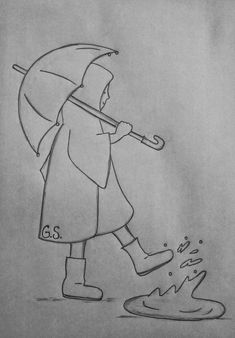
#> input picture Program/downloaded_images/downloaded_image.jpg, 235 x 338 px
$ python Ascii.py
#> lines starting #> are read from the running program, lines starting #| are printed output that depends on the picture
# ==========================================================
# Nama Skrip: ASCII.py
# Deskripsi: Skrip ini menyediakan pilihan untuk membuat ASCII dari gambar Offline dan Online.
# Pembuat: [SCREENLAVERS]
# Tanggal: [27-10-2024]
# ==========================================================

import os
import time
import platform
import subprocess
import requests
from PIL import Image
import numpy as np
import mimetypes

# Daftar pustaka yang dibutuhkan
REQUIRED_LIBRARIES = ["requests", "Pillow", "numpy"]

# Fungsi untuk menginstal pustaka yang dibutuhkan
def install_libraries():
    for lib in REQUIRED_LIBRARIES:
        try:
            __import__(lib)
        except ImportError:
            print(f"Menginstal pustaka '{lib}'...")
            subprocess.check_call(["pip", "install", lib])
#> the answer given: 1
#> the answer given: downloaded_images/downloaded_image.jpg

# Jalankan instalasi pustaka jika belum ada
install_libraries()

# Kode warna ANSI untuk teks berwarna di terminal
GREEN = "\033[92m"
RED = "\033[91m"
WHITE = "\033[97m"
BLUE = "\033[94m"
YELLOW = "\033[93m"
RESET = "\033[0m"

# Karakter untuk ASCII, dari gelap ke terang
ascii_chars = " %#*+=-:. "

# Fungsi untuk mengonversi piksel menjadi karakter ASCII
def pixel_to_ascii(pixel_value):
    return ascii_chars[pixel_value // 32]

# Fungsi untuk menghapus tampilan terminal
def clear_terminal():
    os.system('cls' if platform.system() == 'Windows' else 'clear')

# Fungsi untuk hitung mundur
# [5 lines left out: function countdown, not called in this run]

# Fungsi utama untuk mengonversi gambar menjadi ASCII
def image_to_ascii(image_path, new_width=100, output_folder="ascii_output", output_file="output.txt"):
#> called with image_path = 'downloaded_images/downloaded_image.jpg', new_width = 100, output_folder = 'Hasil', output_file = 'output_ascii.txt'
    try:
        image = Image.open(image_path)
#> image is the input picture: PIL image 235x338 RGB; min 26, max 199, mean 150.7
    except Exception as e:
        print(f"{RED}Terjadi kesalahan saat membuka gambar: {e}{RESET}")
        return

    width, height = image.size
#> width = 235; height = 338
    aspect_ratio = height / width
#> aspect_ratio = 1.44
    new_height = int(new_width * aspect_ratio * 0.55)
#> new_height = 79
    image = image.resize((new_width, new_height))
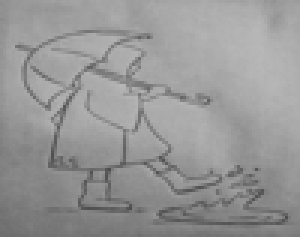
#> image: PIL image 100x79 RGB (shown 3 times larger); min 77, max 184, mean 150.7
    image = image.convert("L")
#> image: PIL image 100x79 L

    ascii_image = ""
    pixels = np.array(image)
    for row in pixels:
        ascii_image += "".join(pixel_to_ascii(pixel) for pixel in row) + "\n"
#> this loop made 79 passes

    ascii_lines = ascii_image.splitlines()
#> ascii_lines = 79 items
    mid_point = len(ascii_lines) // 2
#> mid_point = 39
    top_half = "\n".join(ascii_lines[:mid_point])
    bottom_half = "\n".join(ascii_lines[mid_point:])

    for line in top_half.splitlines():
        print(f"{RED}{line}{RESET}")
        time.sleep(0.05)
#> this loop made 39 passes
#| [91m+++++++++++++++++=++==+=====++============+++=+========================================+++++++++++++[0m
#| [91m++++++++++++++++++++++++===+++============+++++=========================================++++++++====[0m
#| [91m++++++++++++++++++++++++++==+=============++++++========================================+=+++++=====[0m
#| [91m+++++++++++++++++++++++++++=+==============++++============================================++++=====[0m
#| [91m++++++++++++++++++++++++++++====++=========+++++===========================================++++=====[0m
#| [91m++++++++++++++++++++++==+++===+++++========++++=+=========================================++++======[0m
#| [91m++++++++++++++++++++++++++====++==+========++++++=========================================+++++=====[0m
#| [91m+++++++++++==++++++++++++++====+===========++++++++=======================================++++======[0m
#> (further printed lines are left out)
    for line in bottom_half.splitlines():
        print(f"{WHITE}{line}{RESET}")
        time.sleep(0.05)
#> this loop made 40 passes

    while True:
        save = input(f"{BLUE}Apakah Anda ingin menyimpan hasil ASCII ini ke dalam file? (yes/no): {RESET}").strip().lower()
        if save == "yes":
            os.makedirs(output_folder, exist_ok=True)
            output_path = os.path.join(output_folder, output_file)
            with open(output_path, "w") as f:
                f.write(ascii_image)
            print(f"{GREEN}Hasil ASCII disimpan di folder '{output_folder}' dengan nama file '{output_file}'{RESET}")

            # Menanyakan apakah ingin membuka file hasil ASCII
            open_file = input(f"{BLUE}Apakah Anda ingin membuka file hasil ASCII ini? (yes/no): {RESET}").strip().lower()
            if open_file == "yes":
                if platform.system() == "Windows":
                    os.startfile(output_path)
                elif platform.system() == "Darwin":  # macOS
                    subprocess.call(["open", output_path])
                else:  # Linux
                    subprocess.call(["xdg-open", output_path])
            break
        elif save == "no":
            print(f"{RED}Hasil ASCII tidak disimpan.{RESET}")
            time.sleep(2)
            break
        else:
            print(f"{RED}Input tidak valid. Silakan masukkan 'yes' atau 'no'.{RESET}")
#> this loop made 5 passes; the answer given on pass 1: out.png

# Fungsi untuk mengunduh gambar dari URL
# [42 lines left out: functions download_image_from_url, pilihan_kedua, not called in this run]

# Fungsi untuk menampilkan tampilan menu yang diinginkan dengan warna hijau
def display_intro():
    print(f"{GREEN}")
    print("""
                 %%%%%%%%%%%%%%  %%%%%%%%%%%%%%%%%%%%%%%%%%%%
                  #:::::::::::= *--------------------------*
                   #:::::::::= *--------------------------*
                    #:::::::+ +--------------------------*
                     #:::::+ +--------------------------*
                      #:::* =---------+++++++++++++++--*             ____________  _________  ____   ___ _   _________  ____
                       %-* =---------#               *+             / __/ ___/ _ \/ __/ __/ |/ / /  / _ | | / / __/ _ \/ __/
                         %=---------#                              _\ \/ /__/ , _/ _// _//    / /__/ __ | |/ / _// , _/\ \
                         #----------=---------------*             /___/\___/_/|_/___/___/_/|_/____/_/ |_|___/___/_/|_/___/
                          #------------------------+             ========================================================
                           #----------------------+                - PROGRAM  : FROM ZERO TO DEVELOPMENT
                            %--------------------+                 - TELEGRAM : @SCREENLAVERS
                             %========----------+                  - GITHUB   : https://github.com/SCREENLAVERS
                                     *---------+
                                    *---------+
                                %+==---------+
                                 %----------+
                                   =-------+
                                    +-----+
                                     *---+
                                      #-+
                                       %
    """)
    print(f"{RESET}")

# Fungsi menu utama
def main_menu():
    while True:
        clear_terminal()
        display_intro()  # Display the intro graphic with green color
        print(f"{GREEN}=== Menu Pilihan ==={RESET}")
        print(f"{YELLOW}1. Jalankan Skrip ASCII dari file lokal{RESET}")
        print(f"{YELLOW}2. Unduh gambar dari URL dan jalankan Skrip ASCII{RESET}")
        print(f"{YELLOW}3. Keluar{RESET}")

        choice = input(f"{BLUE}Silakan pilih (1/2/3): {RESET}").strip()

        if choice == "1":
            while True:
                image_path = input(f"{BLUE}Masukkan jalur file gambar lokal: {RESET}").strip()
                if os.path.exists(image_path):
                    image_to_ascii(image_path, new_width=100, output_folder="Hasil", output_file="output_ascii.txt")
                    print(f"{GREEN}Konversi selesai!{RESET}")
                    countdown(5)
                    break
                else:
                    print(f"{RED}Jalur file tidak valid. Silakan masukkan jalur yang benar.{RESET}")
            clear_terminal()
        elif choice == "2":
            pilihan_kedua()
        elif choice == "3":
            print(f"{GREEN}Terima kasih telah menggunakan program ini!{RESET}")
            break
        else:
            print(f"{RED}Pilihan tidak valid. Silakan coba lagi.{RESET}")

# Menjalankan menu utama
if __name__ == "__main__":
#> (the run stopped early here; a loop or call above may not have finished)
